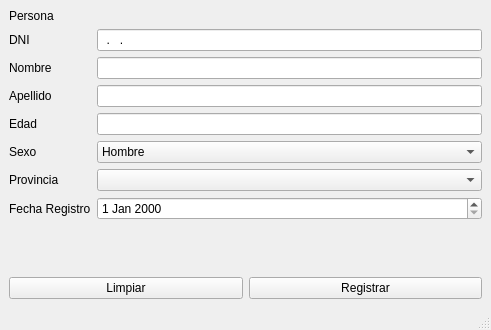
<?xml version="1.0" encoding="UTF-8"?>
<ui version="4.0">
 <class>MainWindow</class>
 <widget class="QMainWindow" name="MainWindow">
  <property name="geometry">
   <rect>
    <x>0</x>
    <y>0</y>
    <width>491</width>
    <height>330</height>
   </rect>
  </property>
  <property name="windowTitle">
   <string>Casos de COVID 19</string>
  </property>
  <widget class="QWidget" name="centralwidget">
   <layout class="QVBoxLayout" name="verticalLayout">
    <item>
     <layout class="QFormLayout" name="formLayout">
      <item row="1" column="0">
       <widget class="QLabel" name="dNILabel">
        <property name="text">
         <string>DNI</string>
        </property>
       </widget>
      </item>
      <item row="1" column="1">
       <widget class="QLineEdit" name="le_dni">
        <property name="inputMask">
         <string>99.999.999</string>
        </property>
       </widget>
      </item>
      <item row="2" column="0">
       <widget class="QLabel" name="nombreLabel">
        <property name="text">
         <string>Nombre</string>
        </property>
       </widget>
      </item>
      <item row="2" column="1">
       <widget class="QLineEdit" name="le_nombre"/>
      </item>
      <item row="3" column="0">
       <widget class="QLabel" name="apellidoLabel">
        <property name="text">
         <string>Apellido</string>
        </property>
       </widget>
      </item>
      <item row="3" column="1">
       <widget class="QLineEdit" name="le_apellido"/>
      </item>
      <item row="4" column="0">
       <widget class="QLabel" name="edadLabel">
        <property name="text">
         <string>Edad</string>
        </property>
       </widget>
      </item>
      <item row="4" column="1">
       <widget class="QLineEdit" name="le_edad">
        <property name="inputMask">
         <string>009</string>
        </property>
       </widget>
      </item>
      <item row="5" column="0">
       <widget class="QLabel" name="sexoLabel">
        <property name="text">
         <string>Sexo</string>
        </property>
       </widget>
      </item>
      <item row="5" column="1">
       <widget class="QComboBox" name="cb_sexo">
        <item>
         <property name="text">
          <string>Hombre</string>
         </property>
        </item>
        <item>
         <property name="text">
          <string>Mujer</string>
         </property>
        </item>
        <item>
         <property name="text">
          <string>Otros</string>
         </property>
        </item>
       </widget>
      </item>
      <item row="6" column="0">
       <widget class="QLabel" name="provinciaLabel">
        <property name="text">
         <string>Provincia</string>
        </property>
       </widget>
      </item>
      <item row="6" column="1">
       <widget class="QComboBox" name="cb_provincia"/>
      </item>
      <item row="7" column="0">
       <widget class="QLabel" name="fechaRegistroLabel">
        <property name="text">
         <string>Fecha Registro</string>
        </property>
       </widget>
      </item>
      <item row="7" column="1">
       <widget class="QDateEdit" name="le_fecha_registro"/>
      </item>
      <item row="0" column="0">
       <widget class="QLabel" name="label">
        <property name="text">
         <string>Persona</string>
        </property>
       </widget>
      </item>
     </layout>
    </item>
    <item>
     <layout class="QHBoxLayout" name="horizontalLayout">
      <item>
       <widget class="QPushButton" name="pb_clear">
        <property name="text">
         <string>Limpiar</string>
        </property>
       </widget>
      </item>
      <item>
       <widget class="QPushButton" name="pb_register">
        <property name="text">
         <string>Registrar</string>
        </property>
       </widget>
      </item>
     </layout>
    </item>
   </layout>
  </widget>
  <widget class="QStatusBar" name="statusbar"/>
 </widget>
 <resources/>
 <connections>
  <connection>
   <sender>pb_clear</sender>
   <signal>clicked()</signal>
   <receiver>MainWindow</receiver>
   <slot>clear_all()</slot>
   <hints>
    <hint type="sourcelabel">
     <x>133</x>
     <y>282</y>
    </hint>
    <hint type="destinationlabel">
     <x>-2</x>
     <y>257</y>
    </hint>
   </hints>
  </connection>
  <connection>
   <sender>pb_register</sender>
   <signal>clicked()</signal>
   <receiver>MainWindow</receiver>
   <slot>register()</slot>
   <hints>
    <hint type="sourcelabel">
     <x>369</x>
     <y>283</y>
    </hint>
    <hint type="destinationlabel">
     <x>412</x>
     <y>301</y>
    </hint>
   </hints>
  </connection>
 </connections>
 <slots>
  <slot>clear_all()</slot>
  <slot>register()</slot>
 </slots>
</ui>
